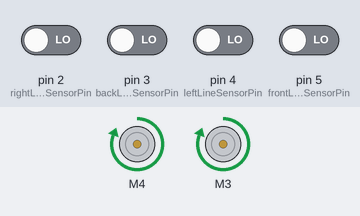
Bench run of a sketch on a simulated Arduino Uno, built with avr-gcc and run on an emulated ATmega328P. Parts: 2 × DC motor (green arrow = forward, orange = backward, longer = faster). Inputs (shaded band) come from the test bench; at power-on: pin 2 (rightLineSensorPin), pin 3 (backLineSensorPin), pin 4 (leftLineSensorPin), pin 5 (frontLineSensorPin) LOW. What the sketch prints to the serial monitor is not drawn.

Above: at 1.2 s.
1.3 s: pin 2 (rightLineSensorPin) driven HIGH
At 2.3 s:
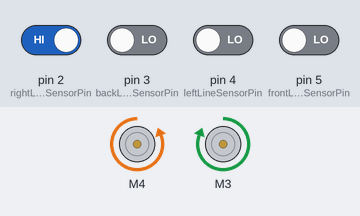
2.8 s: pin 2 (rightLineSensorPin) driven LOW
At 3.6 s:
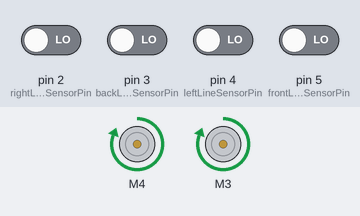
4.3 s: pin 4 (leftLineSensorPin) driven HIGH
At 4.9 s:
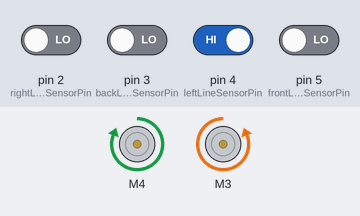
5.8 s: pin 4 (leftLineSensorPin) driven LOW
At 6.2 s:
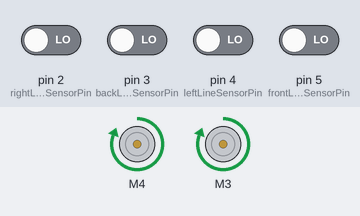
Timing chart, 0 to 8.3 s (numbered marks = the images above; inputs shaded):
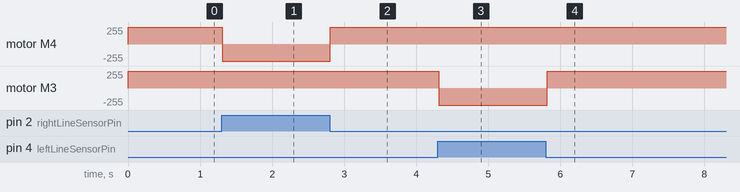

The sketch:

Nov_13_E.ino
```cpp
#include <Adafruit_MotorShield.h>

// ------------------------------------------------------------------------------------------------------------------------------------------------------------------------------------------------------------------
// Ports

int frontLineSensorPin = 5;
int leftLineSensorPin = 4;
int backLineSensorPin = 3;
int rightLineSensorPin = 2;

int valFront = 0, valLeft = 0, valBack = 0, valRight = 0;

// ------------------------------------------------------------------------------------------------------------------------------------------------------------------------------------------------------------------
//Motor constants

Adafruit_MotorShield AFMS = Adafruit_MotorShield();

Adafruit_DCMotor *rightMotor = AFMS.getMotor(3);
Adafruit_DCMotor *leftMotor = AFMS.getMotor(4);

int MAX_SPEED = 255;
int MOTOR_TIME_INTERVAL = 50; // let the motor run 50ms before each sensing & action to provide fierce change of commands

// ------------------------------------------------------------------------------------------------------------------------------------------------------------------------------------------------------------------
// sensor reading mode constants
// L means that the left sensor reads white, etc.
// the sensor readings are binary encoded into one integer; sensorReadingNum = valLeft * 8 + valFront * 4 + valBack * 2 + valRight

#define L 8
#define W 4
#define B 2
#define R 1
#define LW 12
#define LB 10
#define LR 9
#define WB 6
#define WR 5
#define BR 3
#define LWB 14
#define LWR 13
#define LBR 11
#define WBR 7
#define LWBR 15

// ------------------------------------------------------------------------------------------------------------------------------------------------------------------------------------------------------------------
// basic functions, including sensor reading and interval motor control

int readLineSensor(){
  valFront = digitalRead(frontLineSensorPin);
  valLeft = digitalRead(leftLineSensorPin);
  valBack = digitalRead(backLineSensorPin);
  valRight = digitalRead(rightLineSensorPin);
  int sensorReadingNum = valLeft * 8 + valFront * 4 + valBack * 2 + valRight;
  return sensorReadingNum;
}

void goFront(){
  leftMotor->run(FORWARD);
  leftMotor->setSpeed(MAX_SPEED);
  rightMotor->run(FORWARD);
  rightMotor->setSpeed(MAX_SPEED);
}

void goLeft(){
  leftMotor->run(FORWARD);
  leftMotor->setSpeed(MAX_SPEED);
  rightMotor->run(BACKWARD);
  rightMotor->setSpeed(MAX_SPEED);
}

void goRight(){
  leftMotor->run(BACKWARD);
  leftMotor->setSpeed(MAX_SPEED);
  rightMotor->run(FORWARD);
  rightMotor->setSpeed(MAX_SPEED);
}

void goBack(){
  leftMotor->run(BACKWARD);
  leftMotor->setSpeed(MAX_SPEED);
  rightMotor->run(BACKWARD);
  rightMotor->setSpeed(MAX_SPEED);
}

// ------------------------------------------------------------------------------------------------------------------------------------------------------------------------------------------------------------------
// Functions of different working mode
//stop_condition: class int, a sensor reading pattern that educates the robot to change into another mode of motion

// Go straight, whatever
void goStraight(int stop_condition){
  boolean quitted = false;
  int sensorReadingInt = 0;
  while(sensorReadingInt != stop_condition || !quitted){
    sensorReadingInt = readLineSensor();
    if (sensorReadingInt != stop_condition){
      quitted = true;
    }
    goFront();
  }
}

// Turn left, whatever
void turnLeft(int stop_condition){
  boolean quitted = false;
  int sensorReadingInt = 0;
  while(sensorReadingInt != stop_condition || !quitted){
    sensorReadingInt = readLineSensor();
    if (sensorReadingInt != stop_condition){
      quitted = true;
    }
    goLeft();
  }
}

//Turn right, whatever
void turnRight(int stop_condition){
  boolean quitted = false;
  int sensorReadingInt = 0;
  while(sensorReadingInt != stop_condition || !quitted){
    sensorReadingInt = readLineSensor();
    if (sensorReadingInt != stop_condition){
      quitted = true;
    }
    goRight();
  }
}


// Follow the white line
void followLine(int stop_condition){
  boolean quitted = false;
  int sensorReadingInt = 0;
  while(sensorReadingInt != stop_condition || !quitted){
    sensorReadingInt = readLineSensor();
    if (sensorReadingInt != stop_condition){
      quitted = true;
    }
    switch(sensorReadingInt){
      case 0:
        goFront();
        break;
      case L:
        goLeft();
        break;
      case W:
        goFront();
        break;
      case B:
        goFront();
        break;
      case R:
        goRight();
        break;
      case LW:
        goLeft();
        break;
      case LB:
        goLeft();
        break;
      case LR:
        goFront();
        break;
      case WB:
        goFront();
        break;
      case WR:
        goRight();
        break;
      case BR:
        goRight();
        break;
      case LWB:
        goLeft();
        break;
      case LWR:
        goFront();
        break;
      case LBR:
        goFront();
        break;
      case WBR:
        goRight();
        break;
      case LWBR:
        goFront();
        break;
    }
    delay(MOTOR_TIME_INTERVAL);
  }
}


// ------------------------------------------------------------------------------------------------------------------------------------------------------------------------------------------------------------------
// Functions of two tasks

// Task 1: Go around the grids & collect 2 blocks on them
void task1(){
  goStraight(LWR);
  followLine(LWBR); // reached the cross
  turnLeft(LWBR);
  followLine(WBR);
  followLine(LBR); // reached first corner
  turnRight(WBR);
  followLine(WBR); // reached second corner
  turnRight(LWR);
  followLine(WBR);
  followLine(WBR);
  followLine(WBR);
  followLine(LBR); // reached third corner
  turnRight(WBR);
  followLine(WBR); // reached fourth corner
  turnRight(LWR);
  followLine(WBR);
  followLine(LWBR); // back to the cross
  turnRight(LWBR); // end
  return;
}

void task2(){
  return;
}

// ------------------------------------------------------------------------------------------------------------------------------------------------------------------------------------------------------------------
// ------------------------------------------------------------------------------------------------------------------------------------------------------------------------------------------------------------------
// main functions

void setup() {
  // Initialize serial port and input pins
  Serial.begin(9600);
  pinMode(leftLineSensorPin, INPUT);
  pinMode(frontLineSensorPin, INPUT);
  pinMode(rightLineSensorPin, INPUT);
  pinMode(backLineSensorPin, INPUT);

  // turn on motor
  // leftMotor->run(FORWARD);
  // leftMotor->setSpeed(MAX_SPEED);
  // leftMotor->run(RELEASE);
  // rightMotor->run(FORWARD);
  // rightMotor->setSpeed(MAX_SPEED);
  // rightMotor->run(RELEASE);
}

void loop(){
  Serial.println("Nov 18 D");
  if (!AFMS.begin()){         // create with the default frequency 1.6KHz
    Serial.println("Could not find Motor Shield. Check wiring.");
    while(1);
  }
  Serial.println("Motor Shield found.");
  followLine(LWB);
  while(1);
}
```

Measured:
- after the input at 1.3 s, motor M4: forward 255/255 → backward 255/255 at once
- after the input at 2.8 s, motor M4: backward 255/255 → forward 255/255 at once
- after the input at 4.3 s, motor M3: forward 255/255 → backward 255/255 at once
- after the input at 5.8 s, motor M3: backward 255/255 → forward 255/255 at once
